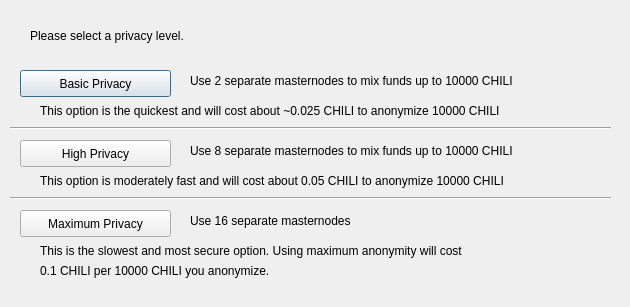
<?xml version="1.0" encoding="UTF-8"?>
<ui version="4.0">
 <class>ObfuscationConfig</class>
 <widget class="QDialog" name="ObfuscationConfig">
  <property name="geometry">
   <rect>
    <x>0</x>
    <y>0</y>
    <width>630</width>
    <height>307</height>
   </rect>
  </property>
  <property name="windowTitle">
   <string>Configure Obfuscation</string>
  </property>
  <widget class="QPushButton" name="buttonBasic">
   <property name="geometry">
    <rect>
     <x>20</x>
     <y>70</y>
     <width>151</width>
     <height>27</height>
    </rect>
   </property>
   <property name="text">
    <string>Basic Privacy</string>
   </property>
  </widget>
  <widget class="QPushButton" name="buttonHigh">
   <property name="geometry">
    <rect>
     <x>20</x>
     <y>140</y>
     <width>151</width>
     <height>27</height>
    </rect>
   </property>
   <property name="text">
    <string>High Privacy</string>
   </property>
  </widget>
  <widget class="QPushButton" name="buttonMax">
   <property name="geometry">
    <rect>
     <x>20</x>
     <y>210</y>
     <width>151</width>
     <height>27</height>
    </rect>
   </property>
   <property name="text">
    <string>Maximum Privacy</string>
   </property>
  </widget>
  <widget class="QLabel" name="label">
   <property name="geometry">
    <rect>
     <x>30</x>
     <y>20</y>
     <width>571</width>
     <height>31</height>
    </rect>
   </property>
   <property name="text">
    <string>Please select a privacy level.</string>
   </property>
  </widget>
  <widget class="QLabel" name="label_2">
   <property name="geometry">
    <rect>
     <x>190</x>
     <y>70</y>
     <width>421</width>
     <height>21</height>
    </rect>
   </property>
   <property name="text">
    <string>Use 2 separate masternodes to mix funds up to 10000 CHILI</string>
   </property>
  </widget>
  <widget class="QLabel" name="label_3">
   <property name="geometry">
    <rect>
     <x>190</x>
     <y>140</y>
     <width>411</width>
     <height>21</height>
    </rect>
   </property>
   <property name="text">
    <string>Use 8 separate masternodes to mix funds up to 10000 CHILI</string>
   </property>
  </widget>
  <widget class="QLabel" name="label_4">
   <property name="geometry">
    <rect>
     <x>190</x>
     <y>210</y>
     <width>421</width>
     <height>21</height>
    </rect>
   </property>
   <property name="text">
    <string>Use 16 separate masternodes</string>
   </property>
  </widget>
  <widget class="QLabel" name="label_6">
   <property name="geometry">
    <rect>
     <x>40</x>
     <y>100</y>
     <width>561</width>
     <height>21</height>
    </rect>
   </property>
   <property name="text">
    <string>This option is the quickest and will cost about ~0.025 CHILI to anonymize 10000 CHILI</string>
   </property>
  </widget>
  <widget class="QLabel" name="label_7">
   <property name="geometry">
    <rect>
     <x>40</x>
     <y>170</y>
     <width>561</width>
     <height>21</height>
    </rect>
   </property>
   <property name="text">
    <string>This option is moderately fast and will cost about 0.05 CHILI to anonymize 10000 CHILI</string>
   </property>
  </widget>
  <widget class="QLabel" name="label_8">
   <property name="geometry">
    <rect>
     <x>40</x>
     <y>240</y>
     <width>561</width>
     <height>21</height>
    </rect>
   </property>
   <property name="text">
    <string>This is the slowest and most secure option. Using maximum anonymity will cost</string>
   </property>
  </widget>
  <widget class="QLabel" name="label_9">
   <property name="geometry">
    <rect>
     <x>40</x>
     <y>260</y>
     <width>561</width>
     <height>21</height>
    </rect>
   </property>
   <property name="text">
    <string>0.1 CHILI per 10000 CHILI you anonymize.</string>
   </property>
  </widget>
  <widget class="Line" name="line">
   <property name="geometry">
    <rect>
     <x>10</x>
     <y>120</y>
     <width>601</width>
     <height>16</height>
    </rect>
   </property>
   <property name="orientation">
    <enum>Qt::Horizontal</enum>
   </property>
  </widget>
  <widget class="Line" name="line_2">
   <property name="geometry">
    <rect>
     <x>10</x>
     <y>190</y>
     <width>601</width>
     <height>16</height>
    </rect>
   </property>
   <property name="orientation">
    <enum>Qt::Horizontal</enum>
   </property>
  </widget>
 </widget>
 <resources/>
 <connections/>
</ui>
